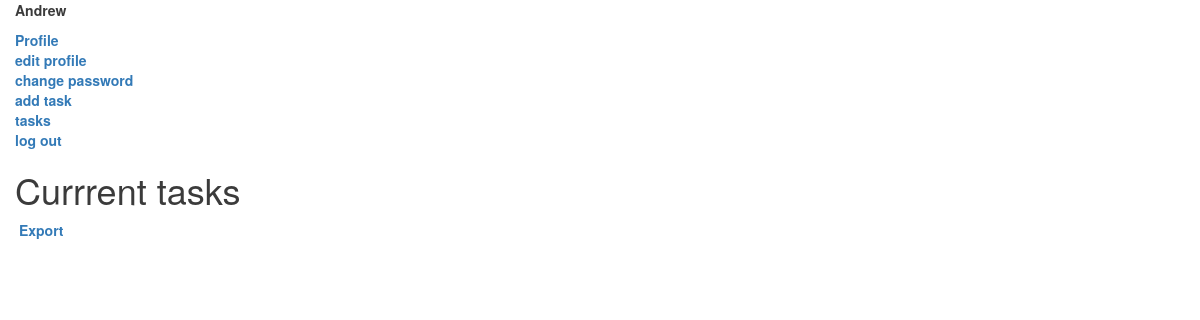
The page /tasks/list/ (signed in) on the database as committed earlier.
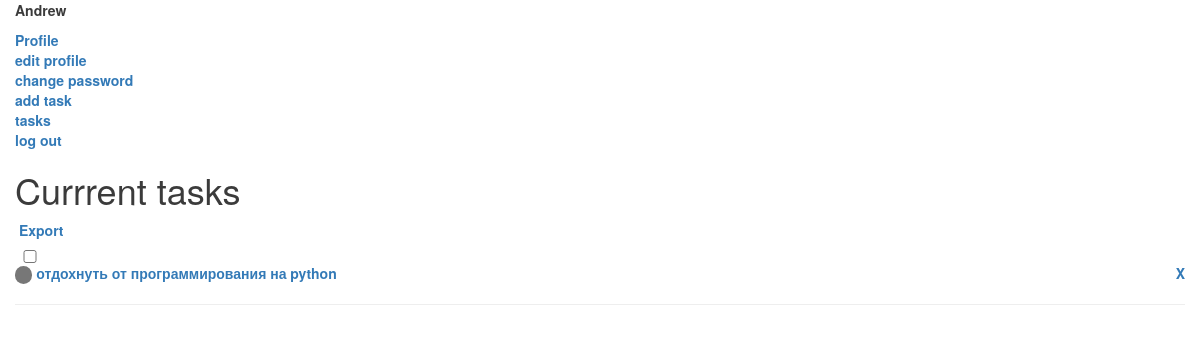
The same page on the database as committed later.
### tasks/models.py (models this page shows, shortened)
class TodoItem(models.Model):
    PRIORITY_HIGH = 1
    PRIORITY_MEDIUM = 2
    PRIORITY_LOW = 3
    PRIORITY_CHOISES = [
        (PRIORITY_HIGH, 'High priority'),
        (PRIORITY_MEDIUM, 'Medium priority'),
        (PRIORITY_LOW, 'Low priority'),
    ]
    description = models.CharField(max_length=64)
    is_completed = models.BooleanField("executed", default=False)
    created = models.DateTimeField(auto_now_add=True)
    updated = models.DateTimeField(auto_now=True)
    owner = models.ForeignKey(
        User,
        on_delete=models.CASCADE,
        related_name='tasks'
    )
    priority = models.IntegerField(
        'Priority', choices=PRIORITY_CHOISES, default=PRIORITY_MEDIUM
    )
    def __str__(self):
        return self.description.lower()
    class Meta:
        ordering = ('-created',)

### tasks/views.py (the view)
# urls.py: path('list/', views.TaskListView.as_view(), name='list'),
class TaskListView(LoginRequiredMixin, ListView):
    model=TodoItem
    context_object_name = 'tasks'
    template_name = 'tasks/list.html'
    def get_queryset(self):
        user = self.request.user
        if user.is_anonymous:
            return []
        return user.tasks.all()

### tasks/templates/tasks/list.html (shortened to what this page needs)
{% extends 'base.html' %}
{% load static %}
{% block main_content %}
    <h1>Currrent tasks</h1>
    <p>&nbsp;<a href="{% url "tasks:export"%}">Export</a></p>
        <ul id='todo-list'>
        {% for task in tasks %}
            {% if task.is_completed %}
            <li class="completed">
                <input class='checkbox' data-uid={{task.id}} type='checkbox' disabled='disabled' checked='checked' />
            {% else %}
            <li>
                <input class='checkbox' data-uid={{task.id}} type='checkbox' />
            {% endif %}
            {% if task.priority == task.PRIORITY_HIGH %}
                <span class="badge badge-pill badge-danger">&nbsp;</span>
            {% elif task.priority == task.PRIORITY_MEDIUM %}
                <span class="badge badge-pill badge-secondary">&nbsp;</span>
            {% elif task.priority == task.PRIORITY_LOW %}
                <span class="badge badge-pill badge-success">&nbsp;</span>
            {% endif %}
                <a href={% url 'tasks:details' task.id %}>{{ task }}</a>
                <a class='remove' href={% url 'tasks:delete' task.id %}>X</a>
                <hr/>
            </li>
        {% endfor %}
        </ul>
{% endblock main_content %}

### templates/base.html (shortened to what this page needs)
{% load static %}
<html>
    <head>
        <link rel='stylesheet' href="{% static 'css/styles.css' %}">
        <link rel="stylesheet" href="https://maxcdn.bootstrapcdn.com/bootstrap/3.3.7/css/bootstrap.min.css"
>
    </head>
    <body>
        <div class='container'>
            <div class='row'>
                <div class='side_bar col'>
                    {% block side_bar %}
                        {% if user.is_authenticated %}
                            <p>{{ user.first_name }}</p>
                            <ul>
                                <li><a href='#'>Profile</a></li>
                                <li><a href='{% url 'accounts:edit' %}'>edit profile</a></li>
                                <li><a href='{% url 'accounts:password-change' %}'>change password</a></li>
                                <li><a href='{% url 'tasks:create' %}'>add task</a></li>
                                <li><a href='{% url 'tasks:list' %}'>tasks</a></li>
                                <li><a href='{% url 'accounts:logout' %}'>log out</a></li>
                            </ul>
                        {% endif %}
                    {% endblock side_bar %}
                </div>
                <div class='main_content col-8'>
                    {% block main_content %}
                    {% endblock main_content %}
                </div>
            </div>
        </div>
    </body>
</html>

### static/css/styles.css (style rules this page uses)
.container { margin: 0 auto; min-width: 500px; width: 45%; text-align: left; color: #3b3b3b; font-weight: bold; }
ul { padding: 0; text-align: left; list-style: none; }
hr { border-bottom: 0em; margin: 15px 0; }
input[type="checkbox"] { width: 30px; }
.remove { float: right; cursor: pointer; }

Rows that differ between the two databases and show on the page:
added TodoItem: priority 2 (drawn), description "отдохнуть от программирования на python"
